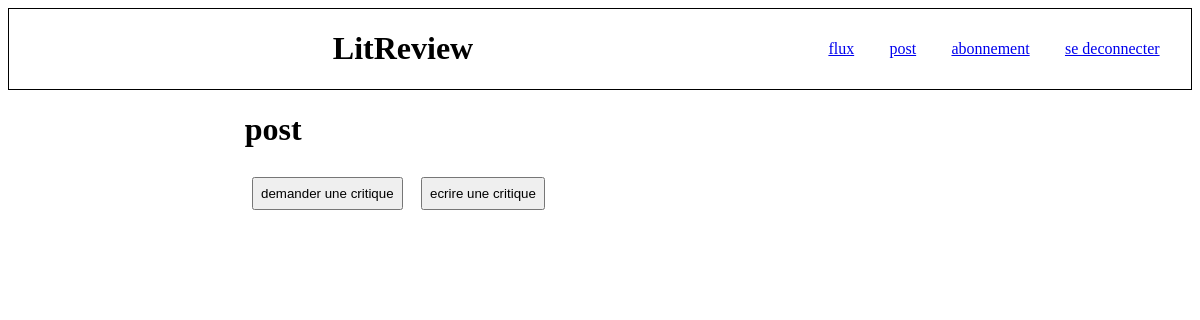
The app's page /blog/post/ (signed in), older data.
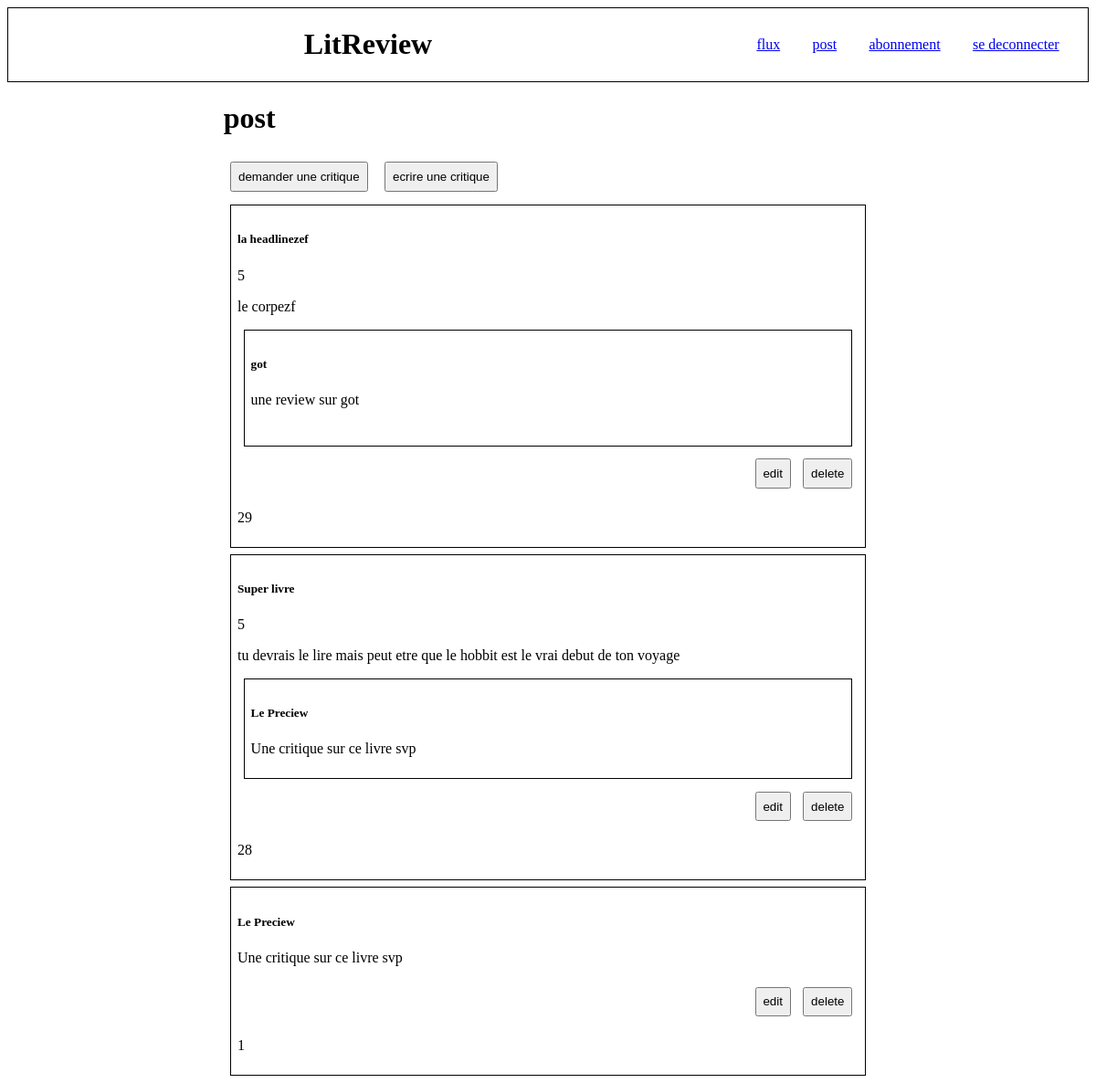
The same page, newer data.
### Blog/models.py (models this page shows)
class Review(models.Model):
    ticket = models.ForeignKey(to=Ticket, on_delete=models.CASCADE)
    rating = models.PositiveSmallIntegerField(
        validators=[MinValueValidator(0), MaxValueValidator(5)])
    headline = models.CharField(max_length=128)
    body = models.CharField(max_length=8192, blank=True)
    user = models.ForeignKey(
        to=settings.AUTH_USER_MODEL, on_delete=models.CASCADE)
    time_created = models.DateTimeField(auto_now_add=True)

class Ticket(models.Model):
    title = models.CharField(max_length=128)
    description = models.TextField(max_length=2048, blank=True)
    image = models.ImageField(blank=True ,null=True,upload_to='Blog')
    time_created = models.DateTimeField(auto_now_add=True)
    user = models.ForeignKey(settings.AUTH_USER_MODEL, on_delete=models.CASCADE)
    is_closed = models.BooleanField(default= False)

### Blog/class_based_views.py (the view, shortened to what this page needs)
# urls.py: path('', login_required(cb_views.Content_page.as_view(feed=True)), name=''),
class Content_page(View):
    feed = False
    template_url = "Blog/flux.html"
    def get_userlist(self, request):
        userlist = []
        user = request.user
        userlist.append(user)
        if self.feed:
            followeduserlist = UserFollows.objects.filter(user=user)
            for i in range(len(followeduserlist)):
                followeduser = followeduserlist[i]
                userlist.append(followeduser.followed_user)
        return userlist
    def get_content(self, userlist):
        content = []
        for user in userlist:
            ticketlist = Ticket.objects.filter(user=user)
            reviewlist = Review.objects.filter(user=user)
            content.extend([ticketlist[i] for i in range(len(ticketlist))])
            content.extend([reviewlist[i] for i in range(len(reviewlist))])
        content.sort(key=lambda x: x.time_created,reverse=True)
        return content
    def get(self, request):
        request = request
        userlist = self.get_userlist(request)
        contentlist = self.get_content(userlist)
        return render(request, self.template_url,
                      context={'contentlist': contentlist})

### Blog/templates/Blog/post.html (shortened to what this page needs)
{% extends 'base.html'%}
{% block content%}
{% load static %}
<div>
  <h1>post</h1>
  <div class="creation_buton">
    <form method="get">
      <button type="submit" formaction="/blog/ticket_creation">demander une critique</button>
      <button type="submit" formaction="/blog/review_creation">ecrire une critique</button>
    </form>
  </div>
  <div id="contentlist">
    {% for content in contentlist %}
    <div class="contentblock">
      {% if content.title %}
      <div class="ticket">
        <h5 class="ticket_title">{{content.title}}</h5>
        <p class="ticketdescription">{{content.description}}</p>
        <form action="" method="get" class="button">
          <button type="submit" value="edit" formaction="/blog/ticket/{{content.id}}/edit">edit</button>
          <button type="submit" value="delete" formaction="/blog/ticket/{{content.id}}/delete">delete</button>
        </form>
                <p>{{content.id}}</p>
      </div>
      {% else %}
      <div class="review">
        <h5 class="review_headline">{{content.headline}}</h5>
        <p class="review_rating">{{content.rating}}</p>
        <p class="reviewbody">{{content.body}}</p>
        {% if content.ticket %}
        <div class="ticket">
          <h5 class="ticket_title">{{content.ticket.title}}</h5>
          <p class="ticketdescription">{{content.ticket.description}}</p>
        </div>
        {% endif %}
        <form action="" method="get" class="button">
          <button type="submit" value="edit" formaction="/blog/ticket/{{content.ticket.id}}/edit">edit</button>
          <button type="submit" value="delete" formaction="/blog/review/{{content.id}}/delete">delete</button>
        </form>
        <p>{{content.id}}</p>
      </div>
      {% endif %}
    </div>
    {% endfor %}
  </div>
</div>
{% endblock %}

Row changes from the older to the newer data that the page shows:
added Review: headline "la headlinezef", rating "5", body "le corpezf", ticket "got", ticket.description "une review sur got", id "29"
added Review: headline "Super livre", rating "5", body "tu devrais le lire mais peut etre que le hobbit est le vrai debut de ton voyage", ticket "Le Preciew", ticket.description "Une critique sur ce livre svp", id "28"
added Ticket: title "Le Preciew", description "Une critique sur ce livre svp", id "1"
